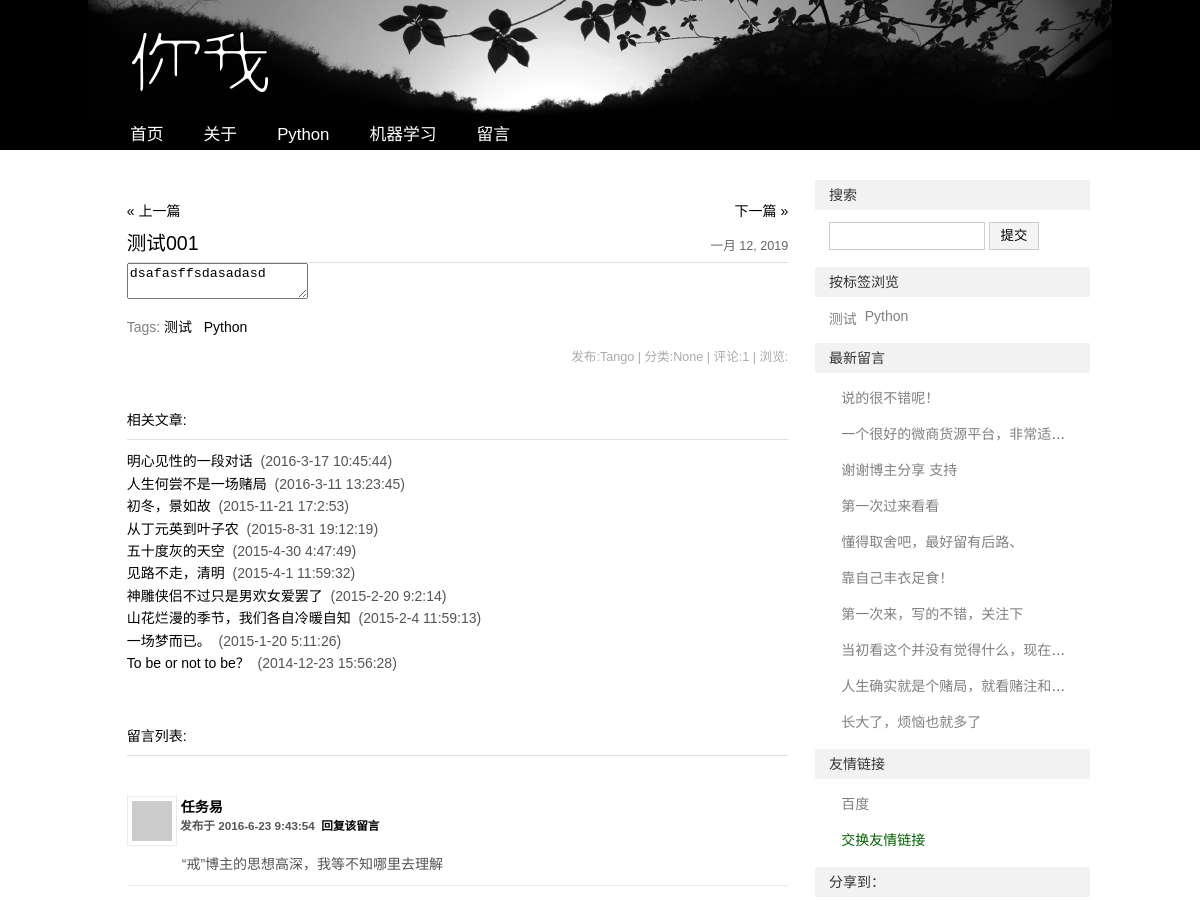
The page /read/1 (upper part) on the database as committed earlier.
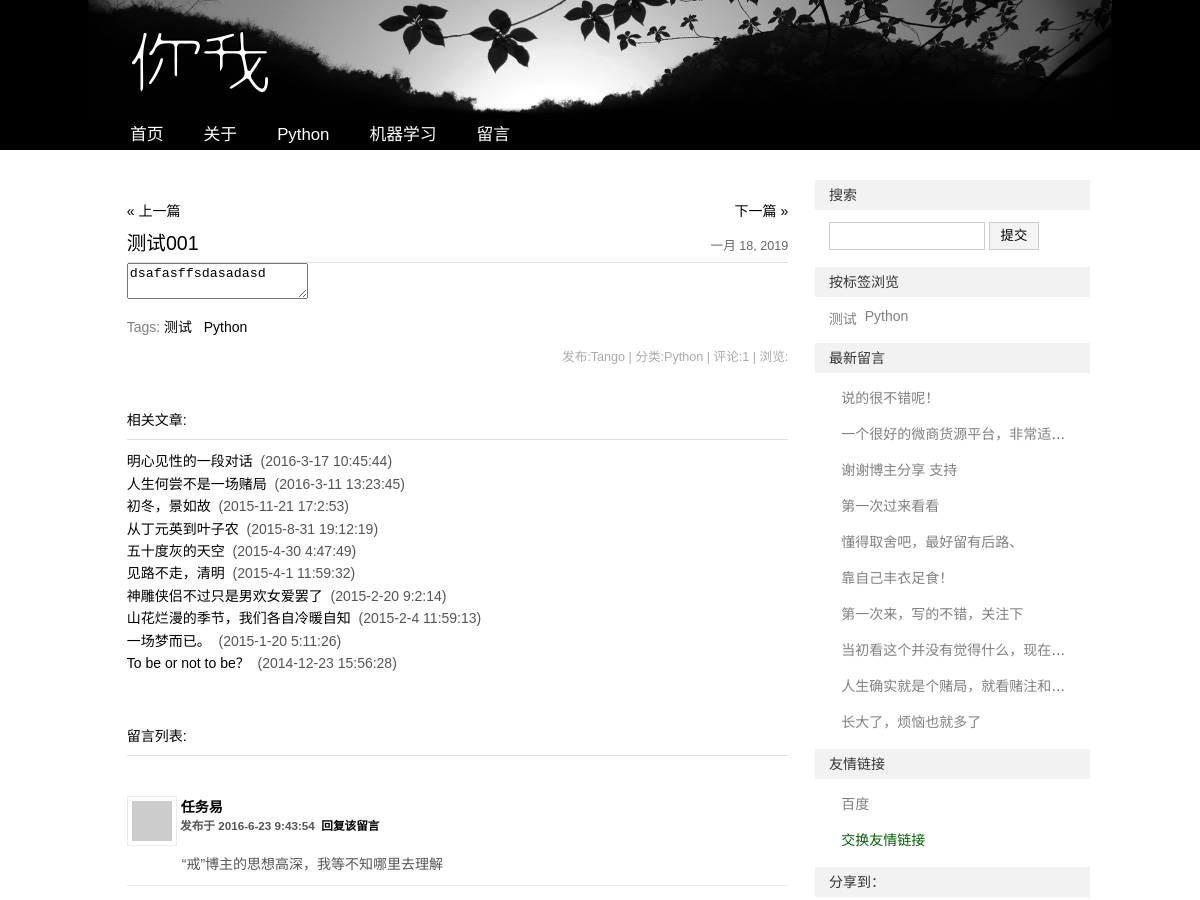
The same page on the database as committed later.
### main/models.py (models this page shows, shortened)
class Article(models.Model):
    category = models.ForeignKey("Category", verbose_name='分类', on_delete=models.CASCADE, blank=True, null=True)
    title = models.CharField(verbose_name='标题', max_length=50)
    tags = models.ManyToManyField("Tag", verbose_name="标签") #一个文章可以有多个标签，所以选择多对多
    content = MDTextField() # 使用markdown格式
    add_date = models.DateField(verbose_name='添加时间', auto_now=True)
    view_count = models.IntegerField(verbose_name='阅读量')
    comments = models.IntegerField(verbose_name='留言量')
    user_name = models.CharField(verbose_name='作者', max_length=50,default="Tango", null=True)
    isTop = models.BooleanField(verbose_name='置顶',default=True)
    class Meta:
        verbose_name = '博客'
        verbose_name_plural = verbose_name

class Category(models.Model):
    name = models.CharField(verbose_name='导航名称', max_length=50)
    add_date = models.DateField(verbose_name='添加时间', auto_now=True)
    def __str__(self):
        return self.name
    class Meta:
        verbose_name = '导航'
        verbose_name_plural = verbose_name

### main/views.py (the view)
# urls.py: path('read/<int:id>', readArticle, name='readArticle'),
def readArticle(request, id):
    template_name = "article.html" # 要显示的模板名称
    category_list = getCategory() # 获取Category数据
    tags= getTags() # 获取所有的标签
    article_list_new = Article.objects.all().order_by('-add_date')[:10] # 根据发布时间来排序,展现前10条
    links = getLinks() # 获取友情链接
    article = Article.objects.get(id = id )
    print("文章ID:", article.id)
    print("文章分类:", article.category)
    return render(request, template_name,{'article':article, 'tags':tags, 'category_list':category_list, 'article_list_new':article_list_new, 'links':links})

### main/views.py (called while the page is built)
def getCategory():
    category_list = Category.objects.all() # 获取所有的Category数据
    return category_list

def getTags():
    tags = Tag.objects.all()
    return tags

def getLinks():
    links = Links.objects.all()
    return links

### template/article.html (shortened to what this page needs)
{% extends 'base.html' %}
{% load static %}
{% block content %}
<div id="divMain">
<div class="post single-post cate2 auth1">
	<div class="post-nav"><a class="l" href="#post/74.html" title="初冬，景如故">« 上一篇</a><a class="r" href="#post/76.html" title="人生何尝不是一场赌局">下一篇 »</a></div>
	<h4 class="post-date">{{article.add_date}}</h4>
	<h2 class="post-title">{{article.title}}</h2>
	<div id="content" class="post-body"><textarea>{{ article.content }}</textarea></div>
	<h5 class="post-tags">Tags: <span class="tags">
		{% for tag in tags %}
		<a href="#catalog.asp?tags=%E6%91%84%E5%BD%B1">{{tag.name}}</a>&nbsp;&nbsp;
		{% endfor %}
	</span></h5>
	<h6 class="post-footer">
		发布:{{article.user_name}} | 分类:{{article.category}} | 评论:{{article.comments}} | 浏览:
	        <br />
        <br />
    </h6>
</div>
<ul class="msg mutuality">
	<li class="tbname">相关文章:</li>
	<li class="msgarticle"><p><a  href="#post/77.html">明心见性的一段对话</a>&nbsp;&nbsp;(2016-3-17 10:45:44)</p><p><a  href="#post/76.html">人生何尝不是一场赌局</a>&nbsp;&nbsp;(2016-3-11 13:23:45)</p><p><a  href="#post/74.html">初冬，景如故</a>&nbsp;&nbsp;(2015-11-21 17:2:53)</p><p><a  href="#post/73.html">从丁元英到叶子农</a>&nbsp;&nbsp;(2015-8-31 19:12:19)</p><p><a  href="#post/72.html">五十度灰的天空</a>&nbsp;&nbsp;(2015-4-30 4:47:49)</p><p><a  href="#post/71.html">见路不走，清明</a>&nbsp;&nbsp;(2015-4-1 11:59:32)</p><p><a  href="#post/70.html">神雕侠侣不过只是男欢女爱罢了</a>&nbsp;&nbsp;(2015-2-20 9:2:14)</p><p><a  href="#post/69.html">山花烂漫的季节，我们各自冷暖自知</a>&nbsp;&nbsp;(2015-2-4 11:59:13)</p><p><a  href="#post/68.html">一场梦而已。</a>&nbsp;&nbsp;(2015-1-20 5:11:26)</p><p><a  href="#post/67.html">To be or not to be？</a>&nbsp;&nbsp;(2014-12-23 15:56:28)</p></li>
</ul>
<ul  class="msg msghead">
	<li class="tbname">留言列表:</li>
</ul>
<ins style="display:none;" id="AjaxCommentBegin"></ins><ul class="msg" id="cmt1475">
	<li class="msgname"><img class="avatar" src="http://cn.gravatar.com/avatar/e762b2d63651344d2ca3db6bcef8286b?s=40&d=mm" alt="" width="32"/>&nbsp;<span class="commentname"><a href="#zb_system/function/c_urlredirect.asp?url=h6t4t3p0%3A5%2F0%2F5b8a8i4k5e9%2E3r7e2n3w2u7y3i1%2E8c6o7m1%2F5" rel="nofollow" target="_blank">任务易</a></span><br/><small>&nbsp;发布于&nbsp;2016-6-23 9:43:54&nbsp;&nbsp;<span class="revertcomment"><a href="#comment" onclick="RevertComment('1475')">回复该留言</a></span></small></li>
	<li class="msgarticle">“戒”博主的思想高深，我等不知哪里去理解<a style="display:none;" id="AjaxCommentEnd1475"></a></li>
</ul>
</div>
{% endblock %}

Rows that differ between the two databases and show on the page:
changed Article "测试001": add_date "一月 12, 2019" → "一月 18, 2019"; category "None" → "Python"
